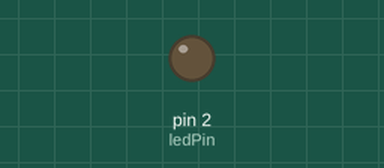
Bench run of a sketch on a simulated Arduino Uno, built with avr-gcc and run on an emulated ATmega328P. On the bench: output pins drawn as LEDs (lit = HIGH).

Above: at 0.6 s.
At 3.0 s:
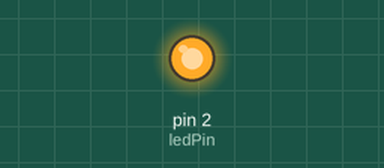
Timing chart, 0 to 9.3 s (numbered marks = the images above):
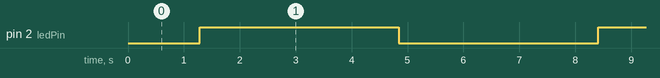

The sketch:

LedTest.ino
```cpp
const int ledPin = 2;

void setup() {
  pinMode(ledPin, OUTPUT);
}

void loop() {
  for (int brightness = 0; brightness <= 255; brightness++) {
    analogWrite(ledPin, brightness);
    delay(10);
  }

  delay(1000);

  for (int brightness = 255; brightness >= 0; brightness--) {
    analogWrite(ledPin, brightness);
    delay(10);
  }

  delay(1000);
}
```

Measured:
- by itself, pin 2 (ledPin): alternates HIGH for 3.6 s and LOW for 3.6 s
